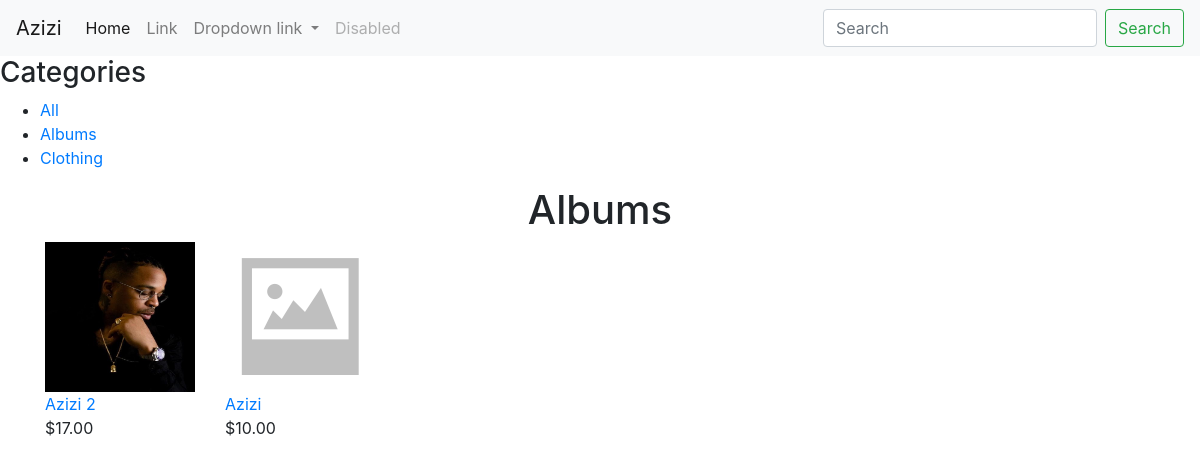
The page /albums/ on the database its author committed.
### shop/models.py (models this page shows, shortened)
class Category(models.Model):
    name = models.CharField(max_length=200, db_index=True)
    slug = models.SlugField(max_length=200, db_index=True, unique=True)
    class Meta:
        ordering = ('name',)
        verbose_name = 'category'
        verbose_name_plural = 'categories'
    def get_absolute_url(self):
        return reverse('shop:product_list_by_category', args=[self.slug])

class Product(models.Model):
    category = models.ForeignKey(Category, on_delete=models.CASCADE, related_name='products')
    name = models.CharField(max_length=200, db_index=True)
    slug = models.SlugField(max_length=200, db_index=True)
    image = models.ImageField(upload_to='products/%Y/%m/%d', blank=True)
    description = models.TextField(blank=True)
    price = models.DecimalField(max_digits=10, decimal_places=2)
    stock = models.PositiveIntegerField()
    available = models.BooleanField(default=True)
    created = models.DateTimeField(auto_now_add=True)
    updated = models.DateTimeField(auto_now=True)
    class Meta:
        ordering = ('-created',)
        index_together = (('id', 'slug'),)
    def get_absolute_url(self):
        return reverse('shop:product_detail', args=[self.id, self.slug])

### shop/views.py (the view)
# urls.py: url(r'^(?P<category_slug>[-\w]+)/$', views.product_list, name='product_list_by_category'),
def product_list(request, category_slug=None):
    category = None
    categories = Category.objects.all()
    products = Product.objects.filter(available=True)
    if category_slug:
        category = get_object_or_404(Category, slug=category_slug)
        products = products.filter(category=category)
    return render(request, 'shop/product/list.html', {'category' : category, 'categories' : categories, 'products' : products})

### shop/templates/shop/product/list.html (shortened to what this page needs)
{% extends 'shop/base.html' %}
{% load static %}
{% block content%}
    <div id="sidebar">
        <h3>Categories</h3>
        <ul>
            <li {% if not category %}class="selected"{% endif %}>
                <a href="{%url "shop:product_list" %}">All</a>
            </li>
        {% for c in categories %}
            <li {% if category.slug == c.slug %}class="selected"{% endif %}>
                <a href="{{ c.get_absolute_url }}">{{ c.name }}</a>
            </li>
        {% endfor %}
        </ul>
    </div>
    <div id="main" class="product-list">
        <h1 style="text-align:center">{% if category %}{{ category.name }}{% else %}Products{% endif %}</h1>
            <div class="container">
                <div class="row">
                <br>
                    {% for product in products %}
                        <div class="item">
                            <div class="col-sm">
                                <a href="{{product.get_absolute_url}}">
                                {% if product.image.size > 1 %}
                                    <img src="{{ product.image.url }}", style="width:150px;height:150px;"/>
                                {% else %}
                                    <img src="{% static "shop/nothing.png" %}", style="width:150px;height:150px;"/>
                                {% endif %}
                                </a>
                                <br>
                                <a href="{{ product.get_absolute_url }}">{{ product.name }}</a>
                                <br>
                                ${{ product.price }}
                            </div>
                        </div>
                    {% endfor %}
                </div>
            </div>
    </div>
{% endblock %}

### rows shown on the page
Category: name "Albums"
Category: name "Clothing"
Product: image (picture), name "Azizi 2", price "17.00"
Product: name "Azizi", price "10.00"
